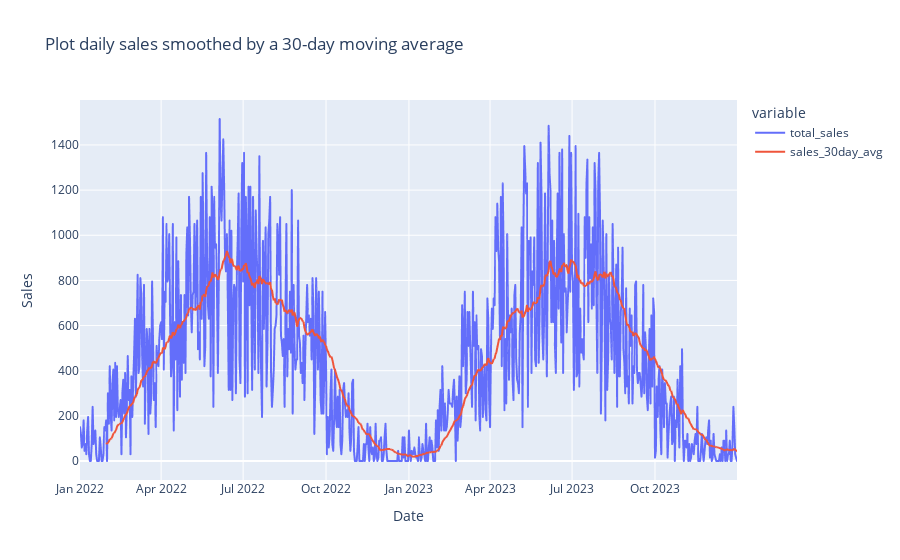

Notebook code for this chart:
### Markdown cell above
### Step 5: Inspect the Final Artifact

And here is the second **'wow' moment**. We passed a `DataFrame` object from one agent to another, and the second agent returned a fully interactive `plotly.Figure` object. 

Let's display it:

### Code cell
display(sales_plot)

### Figure 1 — Plotly figure (JSON) as saved in the notebook; plotly's stock layout.template omitted (floating-point values rounded to 4 significant figures; data arrays with more than 128 entries replaced by an {"elided": "..."} marker saying what was removed)
{"data": [{"hovertemplate": "variable=total_sales<br>Date=%{x}<br>Sales=%{y}<extra></extra>", "legendgroup": "total_sales", "line": {"color": "#636efa", "dash": "solid"}, "marker": {"symbol": "circle"}, "mode": "lines", "name": "total_sales", "showlegend": true, "type": "scattergl", "x": {"elided": "730 str values"}, "xaxis": "x", "y": {"elided": "730 float values"}, "yaxis": "y"}, {"hovertemplate": "variable=sales_30day_avg<br>Date=%{x}<br>Sales=%{y}<extra></extra>", "legendgroup": "sales_30day_avg", "line": {"color": "#EF553B", "dash": "solid"}, "marker": {"symbol": "circle"}, "mode": "lines", "name": "sales_30day_avg", "showlegend": true, "type": "scattergl", "x": {"elided": "730 str values"}, "xaxis": "x", "y": {"elided": "730 float values"}, "yaxis": "y"}], "layout": {"legend": {"title": {"text": "variable"}, "tracegroupgap": 0}, "title": {"text": "Plot daily sales smoothed by a 30-day moving average"}, "xaxis": {"anchor": "y", "domain": [0, 1], "title": {"text": "Date"}}, "yaxis": {"anchor": "x", "domain": [0, 1], "title": {"text": "Sales"}}}}
